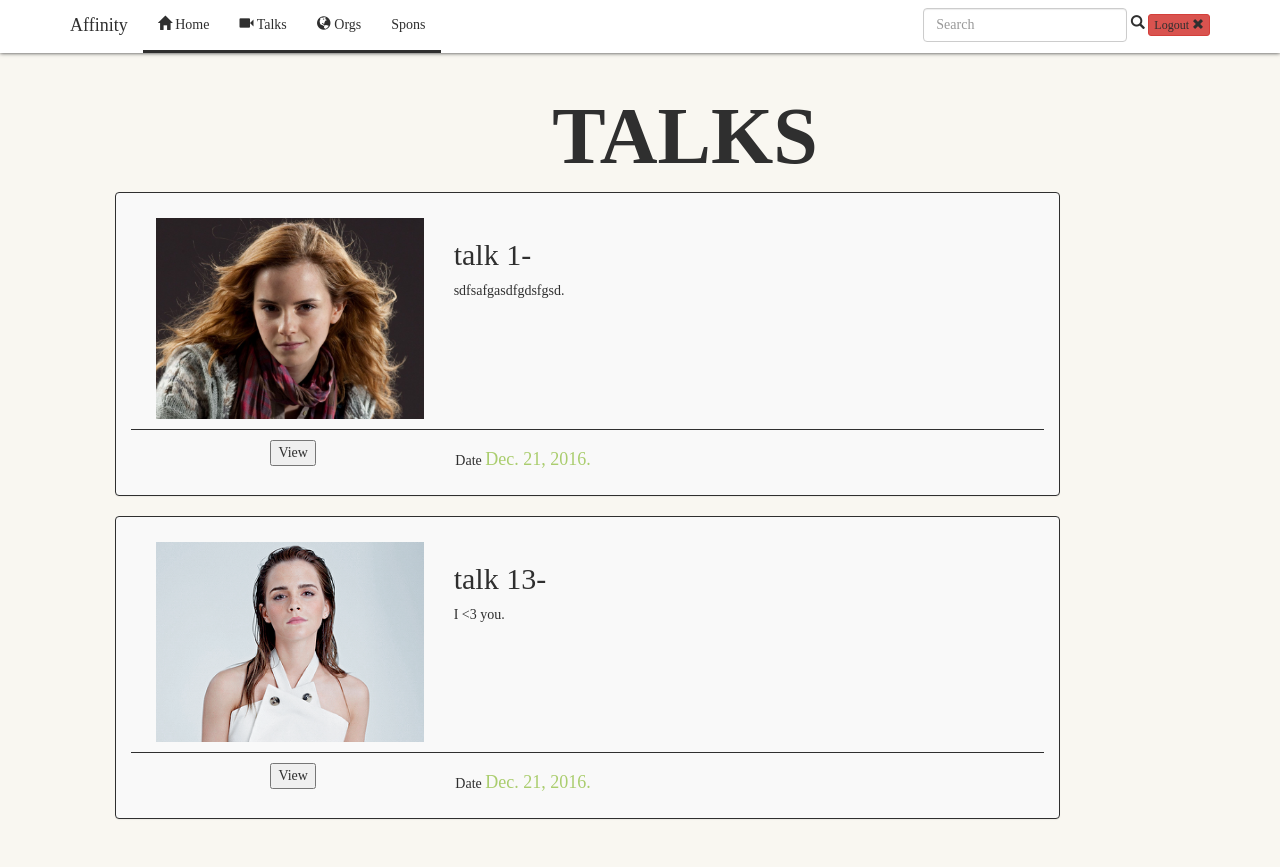
/app/talks, run on the app's committed database.
### story/models.py (models this page shows, shortened)
class Talk(models.Model):
	ngo = models.ForeignKey(Ngo, on_delete=models.CASCADE)
	cause = models.ForeignKey(Cause, on_delete=models.CASCADE)
	title = models.CharField(max_length=250)
	cover = models.FileField()
	desc = models.CharField(max_length=250)
	body = models.CharField(max_length=250)
	date =models.DateField()
	def __str__(self):
		return self.title + '-'

### story/views.py (the view)
class TalkIndexView(generic.ListView):
	template_name = 'talks/index.html'
	talk_object_name = 'talk_list'
	def get_queryset(self):
		return Talk.objects.all()

### story/templates/talks/index.html (shortened to what this page needs)
<!DOCTYPE html>
<html>
{% extends 'base.html'%}
{% load staticfiles %}
{% block body %}
{% if talk_list %}
 <div class="container">
  <div class="head">
    <div class="headerobjectswrapper">
        <header>Talks</header>
    </div>
    </div>
    <div class="row">
{% for talk in talk_list %}
      <div class="col-md-10">
        <div class="panel panel-default  panel--styled">
          <div class="panel-body">
            <div class="col-md-12 panelTop">
              <div class="col-md-4">
              <div class="embed-responsive embed-responsive-4by3">  <img class="img-responsive" src="{{talk.cover.url}}" alt=""/>
              </div></div>
              <div class="col-md-8">
                <h2>{{talk}}</h2>
                <p>{{talk.body}}.</p>
              </div>
            </div>
            <div class="col-md-12 panelBottom">
              <div class="col-md-4 text-center">
                <button> View </button>
              </div>
              <div class="col-md-4 text-left">
                <h5>Date <span class="itemPrice">{{talk.date}}.</span></h5>
              </div>
              </div>
            </div>
          </div>
        </div>
  {% endfor %}
 </div>
</div>
{% else %}
<h3>No talks here</h3>
{% endif %}
{% endblock %}

### story/static/style.css (style rules this page uses)
.container { overflow: hidden; }
header { font-family: 'Playfair Display', serif; font-weight: 900; font-size: 80px; text-transform: uppercase; display: inline-block; line-height: 72px; margin-bottom: 20px; }
p { margin-top: 0; margin-bottom: 20px; }
.head { text-align: center; position: relative; }
.panel.panel--styled { background: #f9f9f9; border:1px solid #2f2f2f; }
.panelTop { padding: 10px; }
.panelBottom { border-top: 1px solid #2f2f2f; padding-top: 10px; }
span.itemPrice { font-size: 18px; color: #AACD6E; }

### data on the page
Talk: cover (picture), title "talk 1-", body "sdfsafgasdfgdsfgsd", date "Dec. 21, 2016"
Talk: cover (picture), title "talk 13-", body "I <3 you", date "Dec. 21, 2016"
